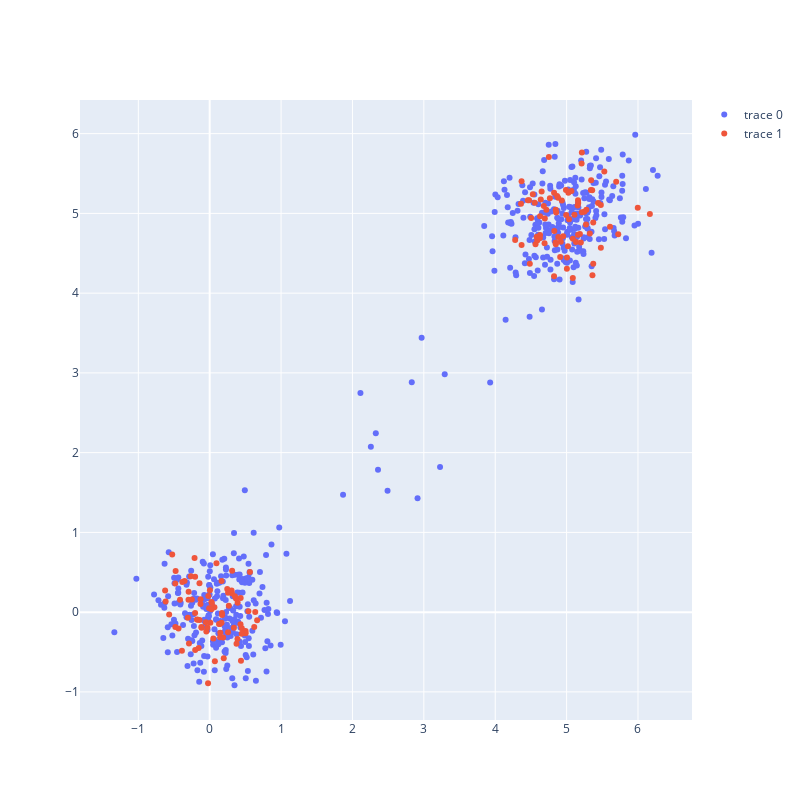

This figure's notebook cell:
### Code cell
new_samples = model.sample(500).detach().numpy()
fig = go.Figure()
fig.add_trace(go.Scatter(x=new_samples[:, 0], y=new_samples[:, 1], mode="markers"))
fig.add_trace(go.Scatter(x=train_data[:, 0], y=train_data[:, 1], mode="markers"))

# fig.update_xaxes(range=(-1, 3))
# fig.update_yaxes(range=(-1, 3))
fig.update_layout(width=800, height=800)
fig.show()

### Figure 1 — Plotly figure (JSON) as saved in the notebook; plotly's stock layout.template omitted (floating-point values rounded to 4 significant figures; data arrays with more than 128 entries replaced by an {"elided": "..."} marker saying what was removed)
{"data": [{"mode": "markers", "type": "scatter", "x": {"elided": "500 float values"}, "y": {"elided": "500 float values"}}, {"mode": "markers", "type": "scatter", "x": {"elided": "160 float values"}, "y": {"elided": "160 float values"}}], "layout": {"height": 800, "width": 800}}
